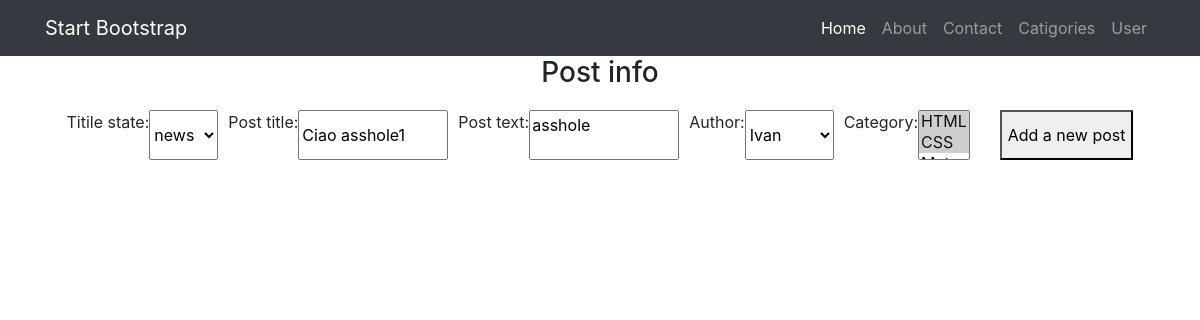
The page /posts/update/151/ (signed in) on the database its author committed.
### news/models.py (models this page shows, shortened)
class Post(models.Model):
    ARTICLE = 'AR'
    NEWS = 'NW'
    STATE = [
        (ARTICLE, 'article'),
        (NEWS, 'news'),
    ]
    titile_state = models.CharField(
        max_length = 2,
        choices = STATE,
        default = NEWS,
    )
    post_date = models.DateTimeField(auto_now_add = True)
    post_title = models.CharField(max_length = 255, default = 'Any title')
    post_text = models.TextField(default = 'Any text')
    post_rating = models.FloatField(default = 0.0)
    author = models.ForeignKey(Author, on_delete = models.CASCADE)
    category = models.ManyToManyField(Categories, through = 'PostCategory')

class Categories(models.Model):
    category = models.CharField(max_length = 255, unique = True)
    subscribers = models.ManyToManyField(User)
    def __str__(self):
        return self.category
    class Meta:
        verbose_name = 'Category'
        verbose_name_plural = 'Categories'

### news/views.py (the view)
# urls.py: path('update/<int:pk>/', PostUpdateView.as_view(), name = 'post_update'),
class PostUpdateView(PermissionRequiredMixin, UpdateView):
    template_name = 'edit.html'
    form_class = PostForm
    permission_required = ('news.change_post',)
    def get_object(self, **kwargs):
        id = self.kwargs.get('pk')
        return Post.objects.get(pk = id)

### news/forms.py
class PostForm(ModelForm):
    class Meta:
        model = Post
        fields = ['titile_state', 'post_title', 'post_text', 'author', 'category']

### news/models.py (called while the page is built)
    def __str__(self):
        return self.user.get_username()

### templates/edit.html (shortened to what this page needs)
{% extends 'flatpages/default.html' %}
{% load custom_filters %}
{% block content %}
<h3>Post info</h3>
<form class="add_form form" method="POST">
    {{ form }}
    <button class="add_button button" type="submit">Add a new post</button>
</form>
{% endblock content%}

### rows shown on the page
Post: titile_state "news", post_title "Ciao asshole1", post_text "asshole", author "Ivan"
Categories: category "HTML ☑ / CSS ☑"
